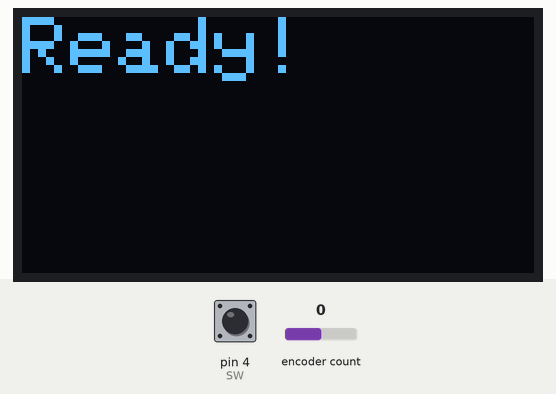
Recording of a sketch running on a simulated Arduino Uno, built with avr-gcc and run on an emulated ATmega328P. Shown: 128×64 one-colour display. Inputs (shaded band) come from the test bench; at power-on: encoder count 0, pin 4 (SW) HIGH. What the sketch prints to the serial monitor is not drawn.

Above: at 2.2 s.
2.3 s: encoder count set to 1
At 2.9 s:
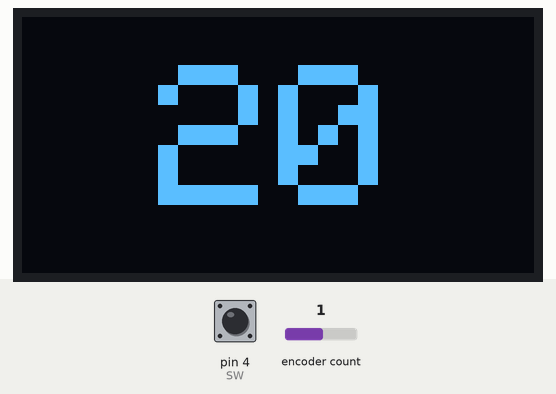
3.8 s: pin 4 (SW) pulled LOW for 0.15 s
At 5.2 s:
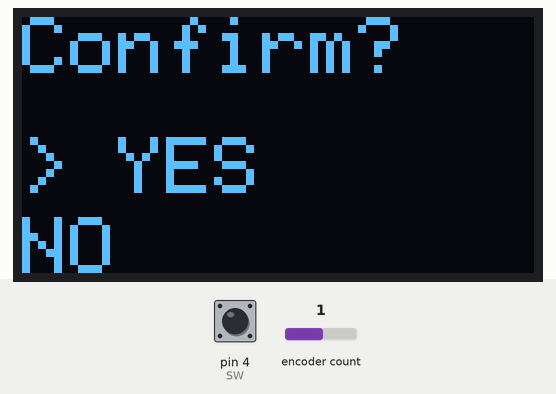
5.5 s: pin 4 (SW) pulled LOW for 1 s
At 6.3 s:
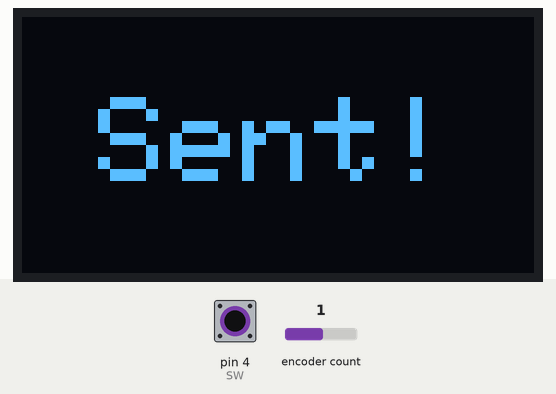
8.0 s: encoder count set to 0
At 8.5 s:
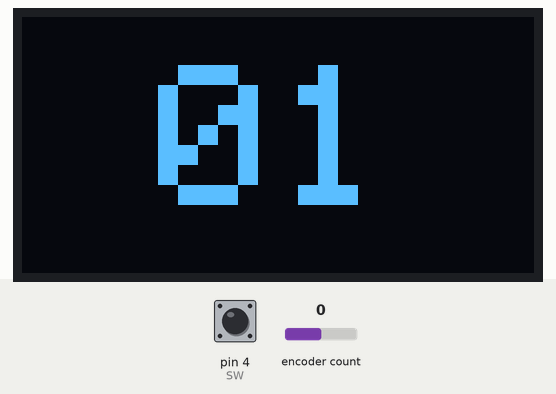
9.5 s: encoder count set to -1
At 10.7 s:
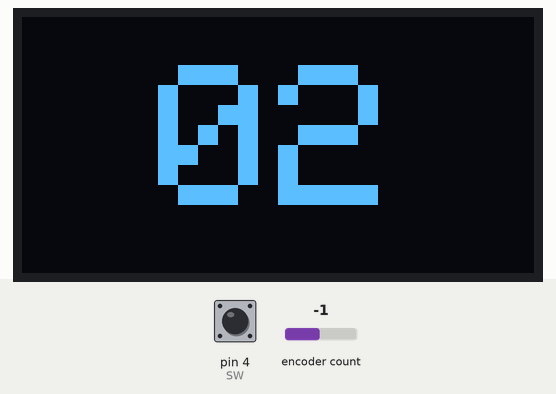
11.0 s: pin 4 (SW) pulled LOW for 3.2 s
At 12.1 s:
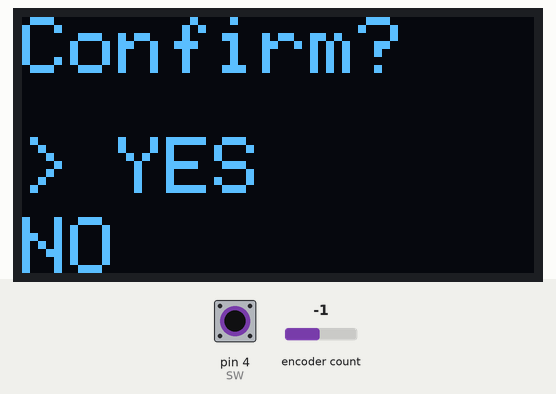
Timing chart, 0 to 14.0 s (numbered marks = the images above; inputs shaded):
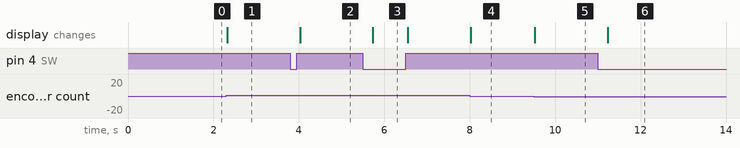

Measured:
- after the input at 2.3 s, the display: changes at once (image 1)
- after the input at 3.8 s, the display: changes after 0.23 s (image 2)
- after the input at 5.5 s, the display: changes after 0.23 s (image 3)
- after the input at 8.0 s, the display: changes at once (image 4)
- after the input at 9.5 s, the display: changes at once (image 5)
- after the input at 11.0 s, the display: changes after 0.23 s (image 6)

The sketch:

Plant.ino
```cpp
//需安裝以下package
//Baud rate = 115200, Can justify the ssensitive of encoder and Dir of encoder

#include <Wire.h>
#include <Adafruit_GFX.h>
#include <Adafruit_SSD1306.h>
#include <Encoder.h>

// OLED 參數
#define SCREEN_WIDTH 128
#define SCREEN_HEIGHT 64
Adafruit_SSD1306 display(SCREEN_WIDTH, SCREEN_HEIGHT, &Wire, -1);

// 編碼器接腳
#define CLK 2
#define DT 3
#define SW 4
Encoder myEnc(CLK, DT);

long oldPosition  = 0;   // 會在進入某個畫面時初始化為當前編碼器位置
long rawOldPosition = 0;

int value = 0;
int confirmIndex = 0;     // 0=YES, 1=NO

// 狀態機
int STATE = 0;            // 0=選擇模式, 1=連續傳送模式 （仍保留，但你選 confirm 要單次傳送會用另一段邏輯）
bool inConfirm = false;   // 是否在確認畫面
bool inReselect = false;  // 是否在「重新選擇？」畫面

// 數字上限
int MAX_VALUE = 20;

// ---------- 靈敏度模式 ----------
int sensitivityMode = 2;  // 預設模式 (0–4)
int sensitivityTable[5] = {1, 2, 4, 6, 8};

int getSensitivity() {
  return sensitivityTable[sensitivityMode];
}

// ---------- 可調整的全域反向（如果要反向把它改成 true） ----------
bool invertEncoder = true; // false = 正常，true = 反向

// Sent 畫面顯示時間 (毫秒)
const unsigned long SENT_DISPLAY_MS = 800;

void setup() {
  pinMode(SW, INPUT_PULLUP);

  // 初始化 USB Serial
  Serial.begin(115200);

  // 初始化 OLED
  if (!display.begin(SSD1306_SWITCHCAPVCC, 0x3C)) {
    for (;;); // 如果初始化失敗，卡死
  }
  display.clearDisplay();
  display.setTextSize(2);
  display.setTextColor(SSD1306_WHITE);
  display.setCursor(0,0);
  display.println("Ready!");
  display.display();
  delay(1000);

  // 初始化編碼器參考位置（避免第一次跳動）
  rawOldPosition = myEnc.read();
  oldPosition = rawOldPosition / getSensitivity();
}

void loop() {
  // 使用 raw count，再除靈敏度得到"步進"位置
  long rawNew = myEnc.read();
  long newPosition = rawNew / getSensitivity();

  if (STATE == 0) {
    // 選擇模式
    if (!inConfirm) {
      if (newPosition != oldPosition) {
        long delta = newPosition - oldPosition;
        // 考慮反向設定
        if (invertEncoder) delta = -delta;

        value += (int)delta;
        // 繞回處理
        while (value > MAX_VALUE) value -= (MAX_VALUE + 1);
        while (value < 0) value += (MAX_VALUE + 1);

        oldPosition = newPosition;
        showValue(value);
      }
    } else {
      // 在 confirm 畫面，用 delta 控制 YES/NO 切換
      if (newPosition != oldPosition) {
        long delta = newPosition - oldPosition;
        if (invertEncoder) delta = -delta;
        // confirmIndex 只有 0 或 1
        confirmIndex = (confirmIndex + (int)delta) % 2;
        if (confirmIndex < 0) confirmIndex += 2;
        oldPosition = newPosition;
        showConfirm(confirmIndex);
      }
    }
  }
  else if (STATE == 1) {
    // 連續傳送模式（保留給你以後要連續傳送時使用）
    if (!inReselect) {
      showTransmitting(value);     // 更新畫面
      Serial.println(value);       // 連續傳送整數
      delay(50);                   // 控制傳送速率，可自行調整
    } else {
      if (newPosition != oldPosition) {
        long delta = newPosition - oldPosition;
        if (invertEncoder) delta = -delta;
        confirmIndex = (confirmIndex + (int)delta) % 2;
        if (confirmIndex < 0) confirmIndex += 2;
        oldPosition = newPosition;
        showReselect(confirmIndex);
      }
    }
  }

  // 按鈕處理（按下 SW）
  if (digitalRead(SW) == LOW) {
    delay(200); // 去抖
    // 按下時讀當前位置，避免一按下就產生多餘 delta
    rawOldPosition = myEnc.read();
    oldPosition = rawOldPosition / getSensitivity();

    if (STATE == 0) {
      if (!inConfirm) {
        // 進入確認畫面：預設為 YES（confirmIndex = 0）
        inConfirm = true;
        confirmIndex = 0; // 預設 YES
        // 重新設定 oldPosition 為當前，避免跳動
        rawOldPosition = myEnc.read();
        oldPosition = rawOldPosition / getSensitivity();
        showConfirm(confirmIndex);
      } else {
        // 在確認畫面按下（選 YES 或 NO）
        if (confirmIndex == 0) {
          // YES：**只傳一次**，然後顯示 Sent! 畫面，再回選擇畫面且從 0 開始
          Serial.println(value); // 傳一次
          showSent();            // 顯示 Sent! 畫面
          delay(SENT_DISPLAY_MS);
          // reset
          value = 0;
          inConfirm = false;
          // 回到選擇畫面並顯示 0
          rawOldPosition = myEnc.read();
          oldPosition = rawOldPosition / getSensitivity();
          showValue(value);
        } else {
          // NO：取消確認，回到選擇畫面（保持目前 value）
          inConfirm = false;
          rawOldPosition = myEnc.read();
          oldPosition = rawOldPosition / getSensitivity();
          showValue(value);
        }
      }
    } else if (STATE == 1) {
      // 連續傳送模式的重新選擇（保留你原本邏輯）
      if (!inReselect) {
        inReselect = true;
        confirmIndex = 0; // 預設 YES (要取消)
        rawOldPosition = myEnc.read();
        oldPosition = rawOldPosition / getSensitivity();
        showReselect(confirmIndex);
      } else {
        if (confirmIndex == 0) {
          // YES → 取消傳送，回選擇模式
          inReselect = false;
          STATE = 0;
          rawOldPosition = myEnc.read();
          oldPosition = rawOldPosition / getSensitivity();
          showValue(value);
        } else {
          // NO → 繼續傳送
          inReselect = false;
        }
      }
    }
    // 等到手放開按鈕（避免多次觸發）
    while (digitalRead(SW) == LOW) delay(10);
    delay(50);
  }
}

// ---------- 顯示數字 ----------
void showValue(int v) {
  display.clearDisplay();

  char buf[4];
  sprintf(buf, "%02d", v);

  display.setTextSize(5);
  display.setTextColor(SSD1306_WHITE);

  int16_t x1, y1;
  uint16_t w, h;
  display.getTextBounds(buf, 0, 0, &x1, &y1, &w, &h);

  int x = (SCREEN_WIDTH - w) / 2;
  int y = (SCREEN_HEIGHT - h) / 2;

  display.setCursor(x, y);
  display.print(buf);
  display.display();
}

// ---------- 確認畫面 ----------
void showConfirm(int index) {
  display.clearDisplay();
  display.setTextSize(2);
  display.setCursor(0, 0);
  display.println("Confirm?");

  display.setCursor(0, 30);
  if (index == 0) display.print("> ");
  display.println("YES");

  display.setCursor(0, 50);
  if (index == 1) display.print("> ");
  display.println("NO");

  display.display();
}

// ---------- Sent 畫面 ----------
void showSent() {
  display.clearDisplay();
  display.setTextSize(3);
  int16_t x1, y1;
  uint16_t w, h;
  char t[] = "Sent!";
  display.getTextBounds(t, 0, 0, &x1, &y1, &w, &h);
  int x = (SCREEN_WIDTH - w) / 2;
  int y = (SCREEN_HEIGHT - h) / 2;
  display.setCursor(x, y);
  display.println(t);
  display.display();
}

// ---------- 傳送畫面 ----------
void showTransmitting(int v) {
  display.clearDisplay();

  // 第一行文字 (置中)
  display.setTextSize(2);
  char text[] = "Transmit";
  int16_t x1, y1;
  uint16_t w, h;
  display.getTextBounds(text, 0, 0, &x1, &y1, &w, &h);
  int x = (SCREEN_WIDTH - w) / 2;
  display.setCursor(x, 0);
  display.println(text);

  // 數字
  char buf[4];
  sprintf(buf, "%02d", v);

  display.setTextSize(4);
  display.getTextBounds(buf, 0, 0, &x1, &y1, &w, &h);
  x = (SCREEN_WIDTH - w) / 2;
  int y = (SCREEN_HEIGHT - h) / 2 + 10;

  display.setCursor(x, y);
  display.print(buf);

  display.display();

  // ---------- USB 傳送 ----------
  Serial.println(v); // 將數字送給電腦
}

// ---------- 重新選擇畫面 ----------
void showReselect(int index) {
  display.clearDisplay();
  display.setTextSize(2);
  display.setCursor(0, 0);
  display.println("Cancel?");

  display.setCursor(0, 30);
  if (index == 0) display.print("> ");
  display.println("YES");

  display.setCursor(0, 50);
  if (index == 1) display.print("> ");
  display.println("NO");

  display.display();
}
```
